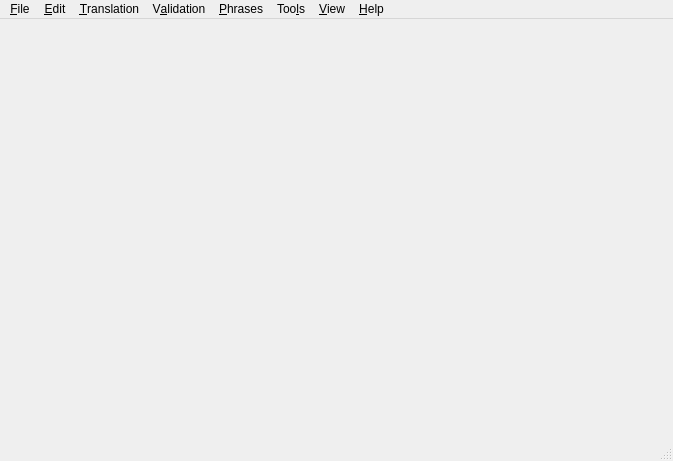
<ui version="4.0" >
 <comment>*********************************************************************
**
** Copyright (C) 2008 Nokia Corporation and/or its subsidiary(-ies).
**
** This file is part of the Qt Linguist of the Qt Toolkit.
**
** Commercial Usage
** Licensees holding valid Qt Commercial licenses may use this file in
** accordance with the Qt Commercial License Agreement provided with the
** Software or, alternatively, in accordance with the terms contained in
** a written agreement between you and Nokia.
**
**
** GNU General Public License Usage
** Alternatively, this file may be used under the terms of the GNU
** General Public License versions 2.0 or 3.0 as published by the Free
** Software Foundation and appearing in the file LICENSE.GPL included in
** the packaging of this file.  Please review the following information
** to ensure GNU General Public Licensing requirements will be met:
** http://www.fsf.org/licensing/licenses/info/GPLv2.html and
** http://www.gnu.org/copyleft/gpl.html.  In addition, as a special
** exception, Nokia gives you certain additional rights. These rights
** are described in the Nokia Qt GPL Exception version 1.3, included in
** the file GPL_EXCEPTION.txt in this package.
**
** Qt for Windows(R) Licensees
** As a special exception, Nokia, as the sole copyright holder for Qt
** Designer, grants users of the Qt/Eclipse Integration plug-in the
** right for the Qt/Eclipse Integration to link to functionality
** provided by Qt Designer and its related libraries.
**
** If you are unsure which license is appropriate for your use, please
** contact the sales department at qt-sales@nokia.com.
**
** This file is provided AS IS with NO WARRANTY OF ANY KIND, INCLUDING THE
** WARRANTY OF DESIGN, MERCHANTABILITY AND FITNESS FOR A PARTICULAR PURPOSE.
**
*********************************************************************</comment>
 <class>MainWindow</class>
 <widget class="QMainWindow" name="MainWindow" >
  <property name="geometry" >
   <rect>
    <x>0</x>
    <y>0</y>
    <width>673</width>
    <height>461</height>
   </rect>
  </property>
  <property name="windowTitle" >
   <string>MainWindow</string>
  </property>
  <widget class="QWidget" name="centralwidget" >
   <property name="geometry" >
    <rect>
     <x>0</x>
     <y>29</y>
     <width>673</width>
     <height>410</height>
    </rect>
   </property>
  </widget>
  <widget class="QMenuBar" name="menubar" >
   <property name="geometry" >
    <rect>
     <x>0</x>
     <y>0</y>
     <width>673</width>
     <height>29</height>
    </rect>
   </property>
   <widget class="QMenu" name="menuPhrases" >
    <property name="title" >
     <string>&amp;Phrases</string>
    </property>
    <widget class="QMenu" name="menuClosePhraseBook" >
     <property name="title" >
      <string>&amp;Close Phrase Book</string>
     </property>
    </widget>
    <widget class="QMenu" name="menuEditPhraseBook" >
     <property name="title" >
      <string>&amp;Edit Phrase Book</string>
     </property>
    </widget>
    <widget class="QMenu" name="menuPrintPhraseBook" >
     <property name="title" >
      <string>&amp;Print Phrase Book</string>
     </property>
    </widget>
    <addaction name="actionNewPhraseBook" />
    <addaction name="actionOpenPhraseBook" />
    <addaction name="menuClosePhraseBook" />
    <addaction name="separator" />
    <addaction name="menuEditPhraseBook" />
    <addaction name="menuPrintPhraseBook" />
    <addaction name="actionAddToPhraseBook" />
    <addaction name="separator" />
    <addaction name="actionOtherLanguages" />
   </widget>
   <widget class="QMenu" name="menuValidation" >
    <property name="title" >
     <string>V&amp;alidation</string>
    </property>
    <addaction name="actionAccelerators" />
    <addaction name="actionEndingPunctuation" />
    <addaction name="actionPhraseMatches" />
    <addaction name="actionPlaceMarkerMatches" />
   </widget>
   <widget class="QMenu" name="menuView" >
    <property name="title" >
     <string>&amp;View</string>
    </property>
    <widget class="QMenu" name="menuViewViews" >
     <property name="title" >
      <string>Vie&amp;ws</string>
     </property>
    </widget>
    <widget class="QMenu" name="menuToolbars" >
     <property name="title" >
      <string>&amp;Toolbars</string>
     </property>
    </widget>
    <addaction name="actionResetSorting" />
    <addaction name="actionDisplayGuesses" />
    <addaction name="actionStatistics" />
    <addaction name="separator" />
    <addaction name="menuToolbars" />
    <addaction name="menuViewViews" />
   </widget>
   <widget class="QMenu" name="menuTools" >
    <property name="title" >
     <string>Too&amp;ls</string>
    </property>
    <addaction name="actionBatchTranslation" />
    <addaction name="actionPreviewForm" />
   </widget>
   <widget class="QMenu" name="menuHelp" >
    <property name="title" >
     <string>&amp;Help</string>
    </property>
    <addaction name="actionManual" />
    <addaction name="actionAbout" />
    <addaction name="actionAboutQt" />
    <addaction name="actionWhatsThis" />
   </widget>
   <widget class="QMenu" name="menuTranslation" >
    <property name="title" >
     <string>&amp;Translation</string>
    </property>
    <addaction name="actionPrevUnfinished" />
    <addaction name="actionNextUnfinished" />
    <addaction name="actionPrev" />
    <addaction name="actionNext" />
    <addaction name="actionDoneAndNext" />
    <addaction name="actionBeginFromSource" />
   </widget>
   <widget class="QMenu" name="menuFile" >
    <property name="title" >
     <string>&amp;File</string>
    </property>
    <widget class="QMenu" name="menuRecentlyOpenedFiles" >
     <property name="title" >
      <string>Re&amp;cently Opened Files</string>
     </property>
    </widget>
    <addaction name="actionOpen" />
    <addaction name="menuRecentlyOpenedFiles" />
    <addaction name="separator" />
    <addaction name="actionSave" />
    <addaction name="actionSaveAs" />
    <addaction name="actionRelease" />
    <addaction name="actionReleaseAs" />
    <addaction name="separator" />
    <addaction name="actionPrint" />
    <addaction name="separator" />
    <addaction name="separator" />
    <addaction name="actionExit" />
   </widget>
   <widget class="QMenu" name="menuEdit" >
    <property name="title" >
     <string>&amp;Edit</string>
    </property>
    <addaction name="actionUndo" />
    <addaction name="actionRedo" />
    <addaction name="separator" />
    <addaction name="actionCut" />
    <addaction name="actionCopy" />
    <addaction name="actionPaste" />
    <addaction name="actionSelectAll" />
    <addaction name="separator" />
    <addaction name="actionFind" />
    <addaction name="actionFindNext" />
    <addaction name="actionSearchAndTranslate" />
    <addaction name="actionTranslationFileSettings" />
   </widget>
   <addaction name="menuFile" />
   <addaction name="menuEdit" />
   <addaction name="menuTranslation" />
   <addaction name="menuValidation" />
   <addaction name="menuPhrases" />
   <addaction name="menuTools" />
   <addaction name="menuView" />
   <addaction name="menuHelp" />
  </widget>
  <widget class="QStatusBar" name="statusbar" >
   <property name="geometry" >
    <rect>
     <x>0</x>
     <y>439</y>
     <width>673</width>
     <height>22</height>
    </rect>
   </property>
  </widget>
  <action name="actionNew" >
   <property name="text" >
    <string>&amp;New</string>
   </property>
  </action>
  <action name="actionOpen" >
   <property name="text" >
    <string>&amp;Open...</string>
   </property>
   <property name="whatsThis" >
    <string>Open a Qt translation source file (TS file) for editing</string>
   </property>
   <property name="shortcut" >
    <string>Ctrl+O</string>
   </property>
  </action>
  <action name="actionExit" >
   <property name="text" >
    <string>E&amp;xit</string>
   </property>
   <property name="statusTip" >
    <string/>
   </property>
   <property name="whatsThis" >
    <string>Close this window and exit.</string>
   </property>
   <property name="shortcut" >
    <string>Ctrl+Q</string>
   </property>
   <property name="menuRole" >
    <enum>QAction::QuitRole</enum>
   </property>
  </action>
  <action name="actionSave" >
   <property name="text" >
    <string>&amp;Save</string>
   </property>
   <property name="whatsThis" >
    <string>Save changes made to this Qt translation source file</string>
   </property>
   <property name="shortcut" >
    <string>Ctrl+S</string>
   </property>
  </action>
  <action name="actionSaveAs" >
   <property name="text" >
    <string>Save &amp;As...</string>
   </property>
   <property name="iconText" >
    <string>Save As...</string>
   </property>
   <property name="whatsThis" >
    <string>Save changes made to this Qt translation source file into a new file.</string>
   </property>
  </action>
  <action name="actionRelease" >
   <property name="text" >
    <string>&amp;Release</string>
   </property>
   <property name="whatsThis" >
    <string>Create a Qt message file suitable for released applications from the current message file.</string>
   </property>
  </action>
  <action name="actionPrint" >
   <property name="text" >
    <string>&amp;Print...</string>
   </property>
   <property name="whatsThis" >
    <string>Print a list of all the phrases in the current Qt translation source file.</string>
   </property>
   <property name="shortcut" >
    <string>Ctrl+P</string>
   </property>
  </action>
  <action name="actionUndo" >
   <property name="enabled" >
    <bool>false</bool>
   </property>
   <property name="text" >
    <string>&amp;Undo</string>
   </property>
   <property name="whatsThis" >
    <string>Undo the last editing operation performed on the translation.</string>
   </property>
   <property name="shortcut" >
    <string>Ctrl+Z</string>
   </property>
   <property name="menuRole" >
    <enum>QAction::NoRole</enum>
   </property>
  </action>
  <action name="actionRedo" >
   <property name="enabled" >
    <bool>false</bool>
   </property>
   <property name="text" >
    <string>&amp;Redo</string>
   </property>
   <property name="whatsThis" >
    <string>Redo an undone editing operation performed on the translation.</string>
   </property>
   <property name="shortcut" >
    <string>Ctrl+Y</string>
   </property>
   <property name="menuRole" >
    <enum>QAction::NoRole</enum>
   </property>
  </action>
  <action name="actionCut" >
   <property name="enabled" >
    <bool>false</bool>
   </property>
   <property name="text" >
    <string>Cu&amp;t</string>
   </property>
   <property name="whatsThis" >
    <string>Copy the selected translation text to the clipboard and deletes it.</string>
   </property>
   <property name="shortcut" >
    <string>Ctrl+X</string>
   </property>
   <property name="menuRole" >
    <enum>QAction::NoRole</enum>
   </property>
  </action>
  <action name="actionCopy" >
   <property name="enabled" >
    <bool>false</bool>
   </property>
   <property name="text" >
    <string>&amp;Copy</string>
   </property>
   <property name="whatsThis" >
    <string>Copy the selected translation text to the clipboard.</string>
   </property>
   <property name="shortcut" >
    <string>Ctrl+C</string>
   </property>
   <property name="menuRole" >
    <enum>QAction::NoRole</enum>
   </property>
  </action>
  <action name="actionPaste" >
   <property name="enabled" >
    <bool>false</bool>
   </property>
   <property name="text" >
    <string>&amp;Paste</string>
   </property>
   <property name="whatsThis" >
    <string>Paste the clipboard text into the translation.</string>
   </property>
   <property name="shortcut" >
    <string>Ctrl+V</string>
   </property>
   <property name="menuRole" >
    <enum>QAction::NoRole</enum>
   </property>
  </action>
  <action name="actionSelectAll" >
   <property name="enabled" >
    <bool>false</bool>
   </property>
   <property name="text" >
    <string>Select &amp;All</string>
   </property>
   <property name="whatsThis" >
    <string>Select the whole translation text.</string>
   </property>
   <property name="shortcut" >
    <string>Ctrl+A</string>
   </property>
   <property name="menuRole" >
    <enum>QAction::NoRole</enum>
   </property>
  </action>
  <action name="actionFind" >
   <property name="enabled" >
    <bool>false</bool>
   </property>
   <property name="text" >
    <string>&amp;Find...</string>
   </property>
   <property name="whatsThis" >
    <string>Search for some text in the translation source file.</string>
   </property>
   <property name="shortcut" >
    <string>Ctrl+F</string>
   </property>
   <property name="menuRole" >
    <enum>QAction::NoRole</enum>
   </property>
  </action>
  <action name="actionFindNext" >
   <property name="enabled" >
    <bool>false</bool>
   </property>
   <property name="text" >
    <string>Find &amp;Next</string>
   </property>
   <property name="whatsThis" >
    <string>Continue the search where it was left.</string>
   </property>
   <property name="shortcut" >
    <string>F3</string>
   </property>
   <property name="menuRole" >
    <enum>QAction::NoRole</enum>
   </property>
  </action>
  <action name="actionPrevUnfinished" >
   <property name="text" >
    <string>&amp;Prev Unfinished</string>
   </property>
   <property name="toolTip" >
    <string>Previous unfinished item.</string>
   </property>
   <property name="whatsThis" >
    <string>Move to the previous unfinished item.</string>
   </property>
   <property name="shortcut" >
    <string>Ctrl+K</string>
   </property>
   <property name="menuRole" >
    <enum>QAction::NoRole</enum>
   </property>
  </action>
  <action name="actionNextUnfinished" >
   <property name="text" >
    <string>&amp;Next Unfinished</string>
   </property>
   <property name="toolTip" >
     <string>Next unfinished item.</string>
   </property>
   <property name="whatsThis" >
    <string>Move to the next unfinished item.</string>
   </property>
   <property name="shortcut" >
    <string>Ctrl+L</string>
   </property>
   <property name="menuRole" >
    <enum>QAction::NoRole</enum>
   </property>
  </action>
  <action name="actionPrev" >
   <property name="text" >
    <string>P&amp;rev</string>
   </property>
   <property name="toolTip" >
    <string>Move to previous item.</string>
   </property>
   <property name="whatsThis" >
    <string>Move to the previous item.</string>
   </property>
   <property name="shortcut" >
    <string>Ctrl+Shift+K</string>
   </property>
   <property name="menuRole" >
    <enum>QAction::NoRole</enum>
   </property>
  </action>
  <action name="actionNext" >
   <property name="text" >
    <string>Ne&amp;xt</string>
   </property>
   <property name="toolTip" >
     <string>Next item.</string>
   </property>
   <property name="whatsThis" >
    <string>Move to the next item.</string>
   </property>
   <property name="shortcut" >
    <string>Ctrl+Shift+L</string>
   </property>
   <property name="menuRole" >
    <enum>QAction::NoRole</enum>
   </property>
  </action>
  <action name="actionDoneAndNext" >
   <property name="enabled" >
    <bool>false</bool>
   </property>
   <property name="text" >
    <string>&amp;Done and Next</string>
   </property>
   <property name="toolTip" >
    <string>Mark item as done and move to the next unfinished item.</string>
   </property>
   <property name="whatsThis" >
    <string>Mark this item as done and move to the next unfinished item.</string>
   </property>
   <property name="menuRole" >
    <enum>QAction::NoRole</enum>
   </property>
  </action>
  <action name="actionBeginFromSource" >
   <property name="enabled" >
    <bool>false</bool>
   </property>
   <property name="text" >
    <string>&amp;Begin from source</string>
   </property>
   <property name="whatsThis" >
    <string>Copies the source text into the translation field.</string>
   </property>
   <property name="shortcut" >
    <string>Ctrl+B</string>
   </property>
   <property name="menuRole" >
    <enum>QAction::NoRole</enum>
   </property>
  </action>
  <action name="actionAccelerators" >
   <property name="checkable" >
    <bool>true</bool>
   </property>
   <property name="text" >
    <string>&amp;Accelerators</string>
   </property>
    <property name="toolTip" >
      <string>Toggle the validity check of accelerators.</string>
    </property>
    <property name="whatsThis" >
      <string>Toggle the validity check of accelerators, i.e. whether the number of ampersands in the source and translation text is the same. If the check fails, a message is shown in the warnings window.</string>
    </property>
   <property name="menuRole" >
    <enum>QAction::NoRole</enum>
   </property>
  </action>
  <action name="actionEndingPunctuation" >
   <property name="checkable" >
    <bool>true</bool>
   </property>
   <property name="text" >
    <string>&amp;Ending Punctuation</string>
   </property>
   <property name="toolTip" >
    <string>Toggle the validity check of ending punctuation.</string>
   </property>
   <property name="whatsThis" >
    <string>Toggle the validity check of ending punctuation. If the check fails, a message is shown in the warnings window.</string>
   </property>
   <property name="menuRole" >
    <enum>QAction::NoRole</enum>
   </property>
  </action>
  <action name="actionPhraseMatches" >
   <property name="checkable" >
    <bool>true</bool>
   </property>
   <property name="text" >
    <string>&amp;Phrase matches</string>
   </property>
   <property name="toolTip" >
    <string>Toggle checking that phrase suggestions are used.</string>
   </property>
   <property name="whatsThis" >
    <string>Toggle checking that phrase suggestions are used. If the check fails, a message is shown in the warnings window.</string>
   </property>
   <property name="menuRole" >
    <enum>QAction::NoRole</enum>
   </property>
  </action>
  <action name="actionPlaceMarkerMatches" >
   <property name="checkable" >
    <bool>true</bool>
   </property>
   <property name="text" >
    <string>Place &amp;Marker Matches</string>
   </property>
    <property name="toolTip" >
     <string>Toggle the validity check of place markers.</string>
    </property>
    <property name="whatsThis" >
     <string>Toggle the validity check of place markers, i.e. whether %1, %2, ... are used consistently in the source text and translation text. If the check fails, a message is shown in the warnings window.</string>
    </property>
   <property name="menuRole" >
    <enum>QAction::NoRole</enum>
   </property>
  </action>
  <action name="actionNewPhraseBook" >
   <property name="text" >
    <string>&amp;New Phrase Book...</string>
   </property>
   <property name="whatsThis" >
    <string>Create a new phrase book.</string>
   </property>
   <property name="shortcut" >
    <string>Ctrl+N</string>
   </property>
   <property name="menuRole" >
    <enum>QAction::NoRole</enum>
   </property>
  </action>
  <action name="actionOpenPhraseBook" >
   <property name="text" >
    <string>&amp;Open Phrase Book...</string>
   </property>
   <property name="whatsThis" >
    <string>Open a phrase book to assist translation.</string>
   </property>
   <property name="shortcut" >
    <string>Ctrl+H</string>
   </property>
   <property name="menuRole" >
    <enum>QAction::NoRole</enum>
   </property>
  </action>
  <action name="actionResetSorting" >
   <property name="checkable" >
    <bool>false</bool>
   </property>
   <property name="checked" >
    <bool>false</bool>
   </property>
   <property name="text" >
    <string>&amp;Reset Sorting</string>
   </property>
   <property name="whatsThis" >
    <string>Sort the items back in the same order as in the message file.</string>
   </property>
   <property name="menuRole" >
    <enum>QAction::NoRole</enum>
   </property>
  </action>
  <action name="actionDisplayGuesses" >
   <property name="checkable" >
    <bool>true</bool>
   </property>
   <property name="checked" >
    <bool>true</bool>
   </property>
   <property name="text" >
    <string>&amp;Display guesses</string>
   </property>
   <property name="whatsThis" >
    <string>Set whether or not to display translation guesses.</string>
   </property>
   <property name="menuRole" >
    <enum>QAction::NoRole</enum>
   </property>
  </action>
  <action name="actionStatistics" >
   <property name="checkable" >
    <bool>true</bool>
   </property>
   <property name="checked" >
    <bool>true</bool>
   </property>
   <property name="text" >
    <string>&amp;Statistics</string>
   </property>
   <property name="whatsThis" >
    <string>Display translation statistics.</string>
   </property>
   <property name="menuRole" >
    <enum>QAction::NoRole</enum>
   </property>
  </action>
  <action name="actionManual" >
   <property name="text" >
    <string>&amp;Manual</string>
   </property>
   <property name="whatsThis" >
    <string/>
   </property>
   <property name="shortcut" >
    <string>F1</string>
   </property>
   <property name="menuRole" >
    <enum>QAction::NoRole</enum>
   </property>
  </action>
  <action name="actionAbout" >
   <property name="text" >
    <string>About Qt Linguist</string>
   </property>
   <property name="menuRole" >
    <enum>QAction::AboutRole</enum>
   </property>
  </action>
  <action name="actionAboutQt" >
   <property name="text" >
    <string>About Qt</string>
   </property>
   <property name="whatsThis" >
    <string>Display information about the Qt toolkit by Trolltech.</string>
   </property>
   <property name="menuRole" >
    <enum>QAction::AboutQtRole</enum>
   </property>
  </action>
  <action name="actionWhatsThis" >
   <property name="checkable" >
    <bool>false</bool>
   </property>
   <property name="checked" >
    <bool>false</bool>
   </property>
   <property name="text" >
    <string>&amp;What's This?</string>
   </property>
   <property name="iconText" >
    <string>What's This?</string>
   </property>
   <property name="toolTip" >
    <string>What's This?</string>
   </property>
   <property name="whatsThis" >
    <string>Enter What's This? mode.</string>
   </property>
   <property name="shortcut" >
    <string>Shift+F1</string>
   </property>
   <property name="menuRole" >
    <enum>QAction::NoRole</enum>
   </property>
  </action>
  <action name="actionSearchAndTranslate" >
   <property name="enabled" >
    <bool>false</bool>
   </property>
   <property name="text" >
    <string>&amp;Search And Translate...</string>
   </property>
   <property name="whatsThis" >
    <string>Replace the translation on all entries that matches the search source text.</string>
   </property>
   <property name="menuRole" >
    <enum>QAction::NoRole</enum>
   </property>
  </action>
  <action name="actionBatchTranslation" >
   <property name="enabled" >
    <bool>false</bool>
   </property>
   <property name="text" >
    <string>&amp;Batch Translation...</string>
   </property>
   <property name="whatsThis" >
    <string>Batch translate all entries using the information in the phrase books.</string>
   </property>
   <property name="menuRole" >
    <enum>QAction::NoRole</enum>
   </property>
  </action>
  <action name="actionReleaseAs" >
   <property name="text" >
    <string>Release As...</string>
   </property>
   <property name="iconText" >
    <string>Release As...</string>
   </property>
   <property name="whatsThis" >
    <string>Create a Qt message file suitable for released applications from the current message file. The filename will automatically be determined from the name of the .ts file.</string>
   </property>
  </action>
  <action name="actionFile" >
   <property name="checkable" >
    <bool>true</bool>
   </property>
   <property name="checked" >
    <bool>true</bool>
   </property>
   <property name="text" >
    <string>File</string>
   </property>
  </action>
  <action name="actionEdit" >
   <property name="checkable" >
    <bool>true</bool>
   </property>
   <property name="checked" >
    <bool>true</bool>
   </property>
   <property name="text" >
    <string>Edit</string>
   </property>
  </action>
  <action name="actionTranslation" >
   <property name="checkable" >
    <bool>true</bool>
   </property>
   <property name="checked" >
    <bool>true</bool>
   </property>
   <property name="text" >
    <string>Translation</string>
   </property>
  </action>
  <action name="actionValidation" >
   <property name="checkable" >
    <bool>true</bool>
   </property>
   <property name="checked" >
    <bool>true</bool>
   </property>
   <property name="text" >
    <string>Validation</string>
   </property>
  </action>
  <action name="actionHelp" >
   <property name="checkable" >
    <bool>true</bool>
   </property>
   <property name="checked" >
    <bool>true</bool>
   </property>
   <property name="text" >
    <string>Help</string>
   </property>
  </action>
  <action name="actionPreviewForm" >
   <property name="enabled" >
    <bool>false</bool>
   </property>
   <property name="text" >
    <string>Open/Refresh Form &amp;Preview</string>
   </property>
   <property name="iconText" >
    <string>Form Preview Tool</string>
   </property>
   <property name="toolTip" >
    <string>Form Preview Tool</string>
   </property>
   <property name="shortcut" >
    <string>F5</string>
   </property>
   <property name="menuRole" >
    <enum>QAction::NoRole</enum>
   </property>
  </action>
  <action name="actionTranslationFileSettings" >
   <property name="enabled" >
    <bool>false</bool>
   </property>
   <property name="text" >
    <string>Translation File &amp;Settings...</string>
   </property>
   <property name="menuRole" >
    <enum>QAction::NoRole</enum>
   </property>
  </action>
  <action name="actionOtherLanguages" >
   <property name="enabled" >
    <bool>false</bool>
   </property>
   <property name="text" >
    <string>Other &amp;Languages...</string>
   </property>
   <property name="whatsThis" >
    <string>Edit which other languages to show.</string>
   </property>
   <property name="menuRole" >
    <enum>QAction::NoRole</enum>
   </property>
  </action>
  <action name="actionAddToPhraseBook" >
   <property name="enabled" >
    <bool>false</bool>
   </property>
   <property name="text" >
    <string>&amp;Add to Phrase Book</string>
   </property>
   <property name="shortcut" >
    <string>Ctrl+T</string>
   </property>
  </action>
 </widget>
 <resources/>
 <connections/>
</ui>
